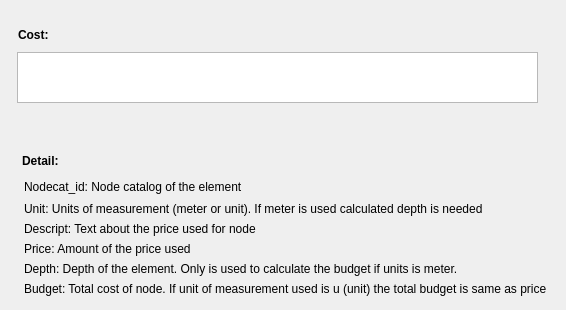
    <widget class="QWidget" name="tab_30">
     <attribute name="title">
      <string>Cost</string>
     </attribute>
     <widget class="QLabel" name="label_cost_budget">
      <property name="geometry">
       <rect>
        <x>24</x>
        <y>282</y>
        <width>533</width>
        <height>19</height>
       </rect>
      </property>
      <property name="text">
       <string>Budget: Total cost of node. If unit of measurement used is u (unit) the total budget is same as price</string>
      </property>
      <property name="alignment">
       <set>Qt::AlignLeading|Qt::AlignLeft|Qt::AlignTop</set>
      </property>
     </widget>
     <widget class="QLabel" name="label_cost_depth">
      <property name="geometry">
       <rect>
        <x>24</x>
        <y>262</y>
        <width>501</width>
        <height>19</height>
       </rect>
      </property>
      <property name="text">
       <string>Depth: Depth of the element. Only is used to calculate the budget if units is meter.</string>
      </property>
      <property name="alignment">
       <set>Qt::AlignLeading|Qt::AlignLeft|Qt::AlignTop</set>
      </property>
     </widget>
     <widget class="QLabel" name="label_cost_nodecat">
      <property name="geometry">
       <rect>
        <x>24</x>
        <y>180</y>
        <width>501</width>
        <height>19</height>
       </rect>
      </property>
      <property name="text">
       <string>Nodecat_id: Node catalog of the element</string>
      </property>
      <property name="alignment">
       <set>Qt::AlignLeading|Qt::AlignLeft|Qt::AlignTop</set>
      </property>
     </widget>
     <widget class="QLabel" name="label_cost_detail">
      <property name="geometry">
       <rect>
        <x>22</x>
        <y>154</y>
        <width>46</width>
        <height>13</height>
       </rect>
      </property>
      <property name="font">
       <font>
        <weight>75</weight>
        <bold>true</bold>
       </font>
      </property>
      <property name="text">
       <string>Detail:</string>
      </property>
     </widget>
     <widget class="QTableView" name="tbl_masterplan">
      <property name="geometry">
       <rect>
        <x>17</x>
        <y>52</y>
        <width>521</width>
        <height>51</height>
       </rect>
      </property>
      <property name="sortingEnabled">
       <bool>true</bool>
      </property>
     </widget>
     <widget class="QLabel" name="label_descript">
      <property name="geometry">
       <rect>
        <x>24</x>
        <y>222</y>
        <width>501</width>
        <height>19</height>
       </rect>
      </property>
      <property name="text">
       <string>Descript: Text about the price used for node</string>
      </property>
      <property name="alignment">
       <set>Qt::AlignLeading|Qt::AlignLeft|Qt::AlignTop</set>
      </property>
     </widget>
     <widget class="QLabel" name="label_cost_unit">
      <property name="geometry">
       <rect>
        <x>24</x>
        <y>202</y>
        <width>501</width>
        <height>19</height>
       </rect>
      </property>
      <property name="text">
       <string>Unit: Units of measurement (meter or unit). If meter is used calculated depth is needed</string>
      </property>
      <property name="alignment">
       <set>Qt::AlignLeading|Qt::AlignLeft|Qt::AlignTop</set>
      </property>
     </widget>
     <widget class="QLabel" name="label_cost_cost">
      <property name="geometry">
       <rect>
        <x>18</x>
        <y>28</y>
        <width>46</width>
        <height>13</height>
       </rect>
      </property>
      <property name="font">
       <font>
        <weight>75</weight>
        <bold>true</bold>
       </font>
      </property>
      <property name="text">
       <string>Cost:</string>
      </property>
     </widget>
     <widget class="QLabel" name="label_cost_price">
      <property name="geometry">
       <rect>
        <x>24</x>
        <y>242</y>
        <width>501</width>
        <height>19</height>
       </rect>
      </property>
      <property name="text">
       <string>Price: Amount of the price used</string>
      </property>
      <property name="alignment">
       <set>Qt::AlignLeading|Qt::AlignLeft|Qt::AlignTop</set>
      </property>
     </widget>
    </widget>
